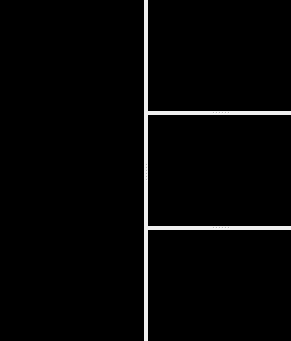
<?xml version="1.0" encoding="UTF-8"?>
<ui version="4.0">
 <class>Form</class>
 <widget class="QWidget" name="Form">
  <property name="geometry">
   <rect>
    <x>0</x>
    <y>0</y>
    <width>291</width>
    <height>341</height>
   </rect>
  </property>
  <property name="windowTitle">
   <string>Four: Left</string>
  </property>
  <layout class="QVBoxLayout" name="verticalLayout">
   <property name="spacing">
    <number>0</number>
   </property>
   <property name="margin">
    <number>0</number>
   </property>
   <item>
    <widget class="QSplitter" name="splitter_2">
     <property name="orientation">
      <enum>Qt::Horizontal</enum>
     </property>
     <widget class="QFrame" name="Viewport00">
      <property name="styleSheet">
       <string notr="true">background-color: rgb(0, 0, 0);</string>
      </property>
      <property name="frameShape">
       <enum>QFrame::Panel</enum>
      </property>
      <property name="frameShadow">
       <enum>QFrame::Sunken</enum>
      </property>
      <property name="lineWidth">
       <number>2</number>
      </property>
      <layout class="QHBoxLayout" name="horizontalLayout"/>
     </widget>
     <widget class="QSplitter" name="splitter">
      <property name="orientation">
       <enum>Qt::Vertical</enum>
      </property>
      <widget class="QFrame" name="Viewport01">
       <property name="styleSheet">
        <string notr="true">background-color: rgb(0, 0, 0);</string>
       </property>
       <property name="frameShape">
        <enum>QFrame::Panel</enum>
       </property>
       <property name="frameShadow">
        <enum>QFrame::Sunken</enum>
       </property>
       <property name="lineWidth">
        <number>2</number>
       </property>
       <layout class="QHBoxLayout" name="horizontalLayout_2"/>
      </widget>
      <widget class="QFrame" name="Viewport02">
       <property name="styleSheet">
        <string notr="true">background-color: rgb(0, 0, 0);</string>
       </property>
       <property name="frameShape">
        <enum>QFrame::Panel</enum>
       </property>
       <property name="frameShadow">
        <enum>QFrame::Sunken</enum>
       </property>
       <property name="lineWidth">
        <number>2</number>
       </property>
       <layout class="QHBoxLayout" name="horizontalLayout_3"/>
      </widget>
      <widget class="QFrame" name="Viewport03">
       <property name="styleSheet">
        <string notr="true">background-color: rgb(0, 0, 0);</string>
       </property>
       <property name="frameShape">
        <enum>QFrame::Panel</enum>
       </property>
       <property name="frameShadow">
        <enum>QFrame::Sunken</enum>
       </property>
       <property name="lineWidth">
        <number>2</number>
       </property>
       <layout class="QHBoxLayout" name="horizontalLayout_4"/>
      </widget>
     </widget>
    </widget>
   </item>
  </layout>
 </widget>
 <resources/>
 <connections/>
</ui>
